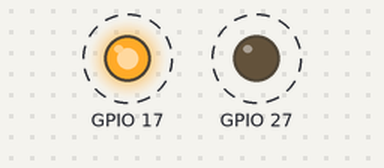
Simulated run of this program. Board: Raspberry Pi (BCM pin numbers). On the bench: output pins drawn as LEDs (lit = HIGH). Dashed ring = blinking.

Above: at 0.2 s.
Timing chart, 0 to 3.0 s (numbered marks = the images above):
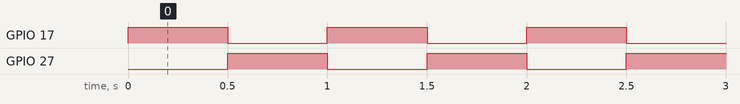

The program:

blink_led.py
```python
import RPi.GPIO as GPIO
from time import sleep

GPIO.setmode(GPIO.BCM)
GPIO.setup(17, GPIO.OUT)
GPIO.setup(27, GPIO.OUT)

try:
    while True:
        GPIO.output(17, GPIO.HIGH)
        GPIO.output(27, GPIO.LOW)
        sleep(.5)
        GPIO.output(17, GPIO.LOW)
        GPIO.output(27, GPIO.HIGH)
        sleep(.5)
except KeyboardInterrupt:
    GPIO.cleanup()
```

Measured:
- by itself, GPIO 17, GPIO 27: alternates HIGH for 0.50 s and LOW for 0.50 s
